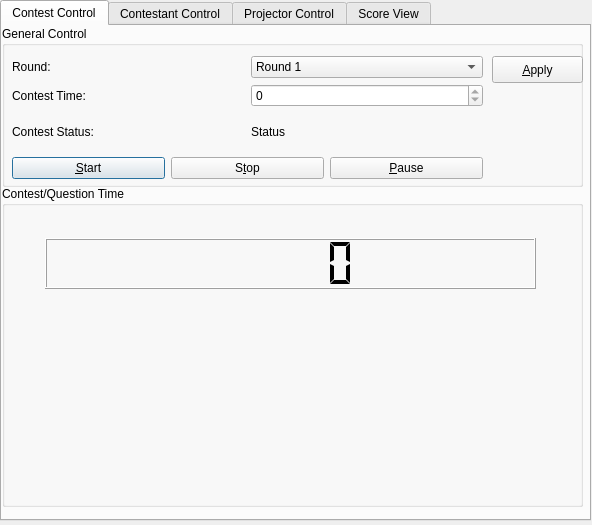
<?xml version="1.0" encoding="UTF-8"?>
<ui version="4.0">
 <class>server_dlg</class>
 <widget class="QDialog" name="server_dlg">
  <property name="geometry">
   <rect>
    <x>0</x>
    <y>0</y>
    <width>592</width>
    <height>525</height>
   </rect>
  </property>
  <property name="windowTitle">
   <string>Cerberus Server</string>
  </property>
  <widget class="QTabWidget" name="tabWidget">
   <property name="geometry">
    <rect>
     <x>0</x>
     <y>0</y>
     <width>591</width>
     <height>521</height>
    </rect>
   </property>
   <property name="currentIndex">
    <number>0</number>
   </property>
   <widget class="QWidget" name="tab">
    <attribute name="title">
     <string>Contest Control</string>
    </attribute>
    <widget class="QGroupBox" name="groupBox_3">
     <property name="geometry">
      <rect>
       <x>0</x>
       <y>0</y>
       <width>581</width>
       <height>161</height>
      </rect>
     </property>
     <property name="title">
      <string>General Control</string>
     </property>
     <widget class="QWidget" name="layoutWidget">
      <property name="geometry">
       <rect>
        <x>10</x>
        <y>30</y>
        <width>471</width>
        <height>123</height>
       </rect>
      </property>
      <layout class="QVBoxLayout" name="verticalLayout_2">
       <item>
        <layout class="QVBoxLayout" name="verticalLayout">
         <item>
          <layout class="QHBoxLayout" name="horizontalLayout">
           <item>
            <widget class="QLabel" name="label">
             <property name="text">
              <string>Round:</string>
             </property>
            </widget>
           </item>
           <item>
            <widget class="QComboBox" name="round_combo">
             <item>
              <property name="text">
               <string>Round 1</string>
              </property>
             </item>
             <item>
              <property name="text">
               <string>Round 2</string>
              </property>
             </item>
             <item>
              <property name="text">
               <string>Round 3</string>
              </property>
             </item>
             <item>
              <property name="text">
               <string>Tie Breaker</string>
              </property>
             </item>
            </widget>
           </item>
          </layout>
         </item>
         <item>
          <layout class="QHBoxLayout" name="horizontalLayout_2">
           <item>
            <widget class="QLabel" name="label_2">
             <property name="text">
              <string>Contest Time:</string>
             </property>
            </widget>
           </item>
           <item>
            <widget class="QSpinBox" name="timer_spin">
             <property name="readOnly">
              <bool>true</bool>
             </property>
             <property name="maximum">
              <number>65535</number>
             </property>
            </widget>
           </item>
          </layout>
         </item>
         <item>
          <layout class="QHBoxLayout" name="horizontalLayout_3">
           <item>
            <widget class="QLabel" name="label_3">
             <property name="text">
              <string>Contest Status:</string>
             </property>
            </widget>
           </item>
           <item>
            <widget class="QLabel" name="status_lbl">
             <property name="text">
              <string>Status</string>
             </property>
            </widget>
           </item>
          </layout>
         </item>
        </layout>
       </item>
       <item>
        <layout class="QHBoxLayout" name="horizontalLayout_4">
         <item>
          <widget class="QPushButton" name="start_btn">
           <property name="text">
            <string>&amp;Start</string>
           </property>
          </widget>
         </item>
         <item>
          <widget class="QPushButton" name="stop_btn">
           <property name="text">
            <string>S&amp;top</string>
           </property>
          </widget>
         </item>
         <item>
          <widget class="QPushButton" name="pause_btn">
           <property name="text">
            <string>&amp;Pause</string>
           </property>
          </widget>
         </item>
        </layout>
       </item>
      </layout>
     </widget>
     <widget class="QPushButton" name="apply_btn">
      <property name="geometry">
       <rect>
        <x>490</x>
        <y>30</y>
        <width>91</width>
        <height>27</height>
       </rect>
      </property>
      <property name="text">
       <string>&amp;Apply</string>
      </property>
     </widget>
    </widget>
    <widget class="QGroupBox" name="groupBox_4">
     <property name="geometry">
      <rect>
       <x>0</x>
       <y>160</y>
       <width>581</width>
       <height>321</height>
      </rect>
     </property>
     <property name="title">
      <string>Contest/Question Time</string>
     </property>
     <widget class="QLCDNumber" name="time_lcd">
      <property name="geometry">
       <rect>
        <x>43</x>
        <y>52</y>
        <width>491</width>
        <height>51</height>
       </rect>
      </property>
      <property name="segmentStyle">
       <enum>QLCDNumber::Flat</enum>
      </property>
     </widget>
    </widget>
   </widget>
   <widget class="QWidget" name="tab_2">
    <attribute name="title">
     <string>Contestant Control</string>
    </attribute>
    <widget class="QListView" name="contestants_listv">
     <property name="geometry">
      <rect>
       <x>10</x>
       <y>10</y>
       <width>256</width>
       <height>461</height>
      </rect>
     </property>
    </widget>
    <widget class="QWidget" name="layoutWidget">
     <property name="geometry">
      <rect>
       <x>270</x>
       <y>10</y>
       <width>301</width>
       <height>187</height>
      </rect>
     </property>
     <layout class="QVBoxLayout" name="verticalLayout_3">
      <item>
       <layout class="QHBoxLayout" name="horizontalLayout_5">
        <item>
         <widget class="QLabel" name="label_4">
          <property name="text">
           <string>username:</string>
          </property>
         </widget>
        </item>
        <item>
         <widget class="QLabel" name="user_lbl">
          <property name="text">
           <string>user</string>
          </property>
         </widget>
        </item>
       </layout>
      </item>
      <item>
       <layout class="QHBoxLayout" name="horizontalLayout_6">
        <item>
         <widget class="QLabel" name="label_5">
          <property name="text">
           <string>score:</string>
          </property>
         </widget>
        </item>
        <item>
         <widget class="QLabel" name="score_lbl">
          <property name="text">
           <string>score</string>
          </property>
         </widget>
        </item>
       </layout>
      </item>
      <item>
       <layout class="QHBoxLayout" name="horizontalLayout_7">
        <item>
         <widget class="QLabel" name="label_8">
          <property name="text">
           <string>status:</string>
          </property>
         </widget>
        </item>
        <item>
         <widget class="QLabel" name="cstatus_lbl">
          <property name="text">
           <string>status</string>
          </property>
         </widget>
        </item>
       </layout>
      </item>
      <item>
       <layout class="QHBoxLayout" name="horizontalLayout_13">
        <item>
         <widget class="QLabel" name="label_7">
          <property name="text">
           <string>team:</string>
          </property>
         </widget>
        </item>
        <item>
         <widget class="QLabel" name="team_lbl">
          <property name="text">
           <string>team </string>
          </property>
         </widget>
        </item>
       </layout>
      </item>
      <item>
       <widget class="QPushButton" name="drop_con_btn">
        <property name="text">
         <string>&amp;Drop contestant</string>
        </property>
       </widget>
      </item>
      <item>
       <widget class="QPushButton" name="view_ans_btn">
        <property name="text">
         <string>&amp;View Answers</string>
        </property>
       </widget>
      </item>
      <item>
       <widget class="QPushButton" name="change_score_btn">
        <property name="text">
         <string>&amp;Change Score</string>
        </property>
       </widget>
      </item>
     </layout>
    </widget>
   </widget>
   <widget class="QWidget" name="tab_3">
    <attribute name="title">
     <string>Projector Control</string>
    </attribute>
    <widget class="QGroupBox" name="groupBox">
     <property name="geometry">
      <rect>
       <x>0</x>
       <y>0</y>
       <width>581</width>
       <height>81</height>
      </rect>
     </property>
     <property name="title">
      <string>General Projector Control</string>
     </property>
     <widget class="QWidget" name="layoutWidget">
      <property name="geometry">
       <rect>
        <x>80</x>
        <y>40</y>
        <width>418</width>
        <height>29</height>
       </rect>
      </property>
      <layout class="QHBoxLayout" name="horizontalLayout_8">
       <item>
        <widget class="QPushButton" name="p_con_time_show_btn">
         <property name="text">
          <string>Show &amp;Time Left</string>
         </property>
        </widget>
       </item>
       <item>
        <widget class="QPushButton" name="p_show_ranks_btn">
         <property name="text">
          <string>Show &amp;Rankings</string>
         </property>
        </widget>
       </item>
       <item>
        <widget class="QPushButton" name="p_show_main_btn">
         <property name="text">
          <string>Show &amp;Main screen</string>
         </property>
        </widget>
       </item>
      </layout>
     </widget>
    </widget>
    <widget class="QGroupBox" name="groupBox_2">
     <property name="geometry">
      <rect>
       <x>0</x>
       <y>69</y>
       <width>581</width>
       <height>411</height>
      </rect>
     </property>
     <property name="title">
      <string>Round 3 and Tie Breaker options</string>
     </property>
     <widget class="QWidget" name="layoutWidget">
      <property name="geometry">
       <rect>
        <x>10</x>
        <y>20</y>
        <width>561</width>
        <height>321</height>
       </rect>
      </property>
      <layout class="QHBoxLayout" name="horizontalLayout_11">
       <item>
        <layout class="QVBoxLayout" name="verticalLayout_4">
         <item>
          <widget class="QLabel" name="label_9">
           <property name="text">
            <string>Question List:</string>
           </property>
          </widget>
         </item>
         <item>
          <widget class="QListView" name="p_q_listv"/>
         </item>
         <item>
          <layout class="QHBoxLayout" name="horizontalLayout_10"/>
         </item>
        </layout>
       </item>
       <item>
        <layout class="QVBoxLayout" name="verticalLayout_5">
         <item>
          <widget class="QLabel" name="label_6">
           <property name="text">
            <string>Question:</string>
           </property>
          </widget>
         </item>
         <item>
          <widget class="QLineEdit" name="p_question_line">
           <property name="readOnly">
            <bool>true</bool>
           </property>
          </widget>
         </item>
         <item>
          <widget class="QLabel" name="label_10">
           <property name="text">
            <string>Time:</string>
           </property>
          </widget>
         </item>
         <item>
          <widget class="QLineEdit" name="p_time_line">
           <property name="readOnly">
            <bool>true</bool>
           </property>
          </widget>
         </item>
         <item>
          <layout class="QHBoxLayout" name="horizontalLayout_9">
           <item>
            <widget class="QPushButton" name="p_show_a_btn">
             <property name="text">
              <string>&amp;Show Answer</string>
             </property>
            </widget>
           </item>
           <item>
            <widget class="QPushButton" name="p_hide_a_btn">
             <property name="text">
              <string>&amp;Hide Answer</string>
             </property>
            </widget>
           </item>
          </layout>
         </item>
         <item>
          <widget class="QPushButton" name="qstart_btn">
           <property name="text">
            <string>&amp;Begin Question</string>
           </property>
          </widget>
         </item>
         <item>
          <widget class="QPushButton" name="qstop_btn">
           <property name="text">
            <string>Stop Question</string>
           </property>
          </widget>
         </item>
         <item>
          <widget class="QPushButton" name="qpause_btn">
           <property name="text">
            <string>Pause Question</string>
           </property>
          </widget>
         </item>
        </layout>
       </item>
      </layout>
     </widget>
     <widget class="QLCDNumber" name="time2_lcd">
      <property name="geometry">
       <rect>
        <x>40</x>
        <y>350</y>
        <width>491</width>
        <height>51</height>
       </rect>
      </property>
      <property name="segmentStyle">
       <enum>QLCDNumber::Flat</enum>
      </property>
      <property name="intValue" stdset="0">
       <number>0</number>
      </property>
     </widget>
    </widget>
   </widget>
   <widget class="QWidget" name="tab_5">
    <attribute name="title">
     <string>Score View</string>
    </attribute>
    <widget class="QWidget" name="layoutWidget">
     <property name="geometry">
      <rect>
       <x>0</x>
       <y>0</y>
       <width>581</width>
       <height>481</height>
      </rect>
     </property>
     <layout class="QVBoxLayout" name="verticalLayout_6">
      <item>
       <widget class="QTableView" name="score_tbv"/>
      </item>
      <item>
       <layout class="QHBoxLayout" name="horizontalLayout_12">
        <item>
         <spacer name="horizontalSpacer">
          <property name="orientation">
           <enum>Qt::Horizontal</enum>
          </property>
          <property name="sizeHint" stdset="0">
           <size>
            <width>40</width>
            <height>20</height>
           </size>
          </property>
         </spacer>
        </item>
        <item>
         <widget class="QPushButton" name="reset_score_btn">
          <property name="text">
           <string>&amp;Reset Scores</string>
          </property>
         </widget>
        </item>
        <item>
         <spacer name="horizontalSpacer_2">
          <property name="orientation">
           <enum>Qt::Horizontal</enum>
          </property>
          <property name="sizeHint" stdset="0">
           <size>
            <width>40</width>
            <height>20</height>
           </size>
          </property>
         </spacer>
        </item>
       </layout>
      </item>
     </layout>
    </widget>
   </widget>
  </widget>
 </widget>
 <resources/>
 <connections/>
</ui>
